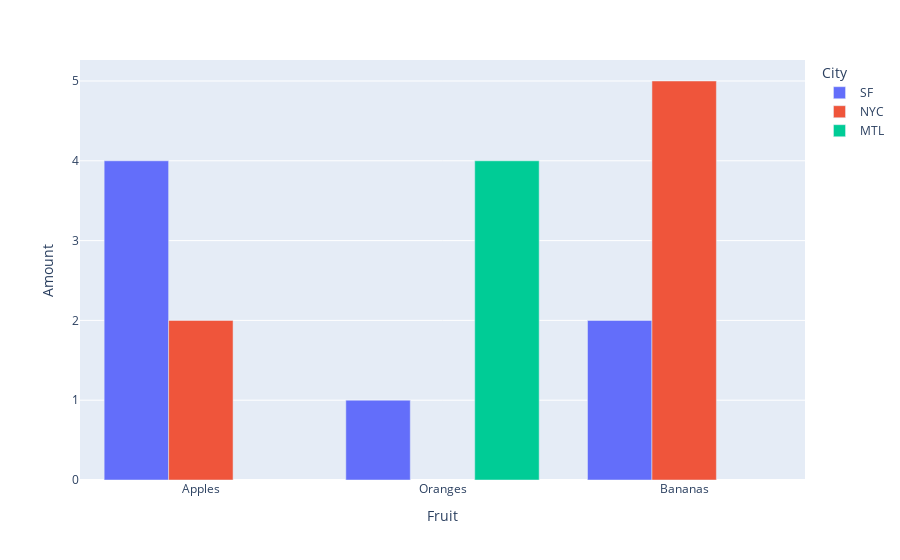

This figure's notebook cell:
### Code cell
fig.show()

### Figure 1 — Plotly figure (JSON) as saved in the notebook; plotly's stock layout.template omitted (floating-point values rounded to 4 significant figures)
{"data": [{"alignmentgroup": "True", "hovertemplate": "City=SF<br>Fruit=%{x}<br>Amount=%{y}<extra></extra>", "legendgroup": "SF", "marker": {"color": "#636efa", "pattern": {"shape": ""}}, "name": "SF", "offsetgroup": "SF", "orientation": "v", "showlegend": true, "textposition": "auto", "type": "bar", "x": ["Apples", "Oranges", "Bananas"], "xaxis": "x", "y": [4, 1, 2], "yaxis": "y"}, {"alignmentgroup": "True", "hovertemplate": "City=NYC<br>Fruit=%{x}<br>Amount=%{y}<extra></extra>", "legendgroup": "NYC", "marker": {"color": "#EF553B", "pattern": {"shape": ""}}, "name": "NYC", "offsetgroup": "NYC", "orientation": "v", "showlegend": true, "textposition": "auto", "type": "bar", "x": ["Apples", "Bananas"], "xaxis": "x", "y": [2, 5], "yaxis": "y"}, {"alignmentgroup": "True", "hovertemplate": "City=MTL<br>Fruit=%{x}<br>Amount=%{y}<extra></extra>", "legendgroup": "MTL", "marker": {"color": "#00cc96", "pattern": {"shape": ""}}, "name": "MTL", "offsetgroup": "MTL", "orientation": "v", "showlegend": true, "textposition": "auto", "type": "bar", "x": ["Oranges"], "xaxis": "x", "y": [4], "yaxis": "y"}], "layout": {"barmode": "group", "legend": {"title": {"text": "City"}, "tracegroupgap": 0}, "margin": {"t": 60}, "xaxis": {"anchor": "y", "domain": [0, 1], "title": {"text": "Fruit"}}, "yaxis": {"anchor": "x", "domain": [0, 1], "title": {"text": "Amount"}}}}
